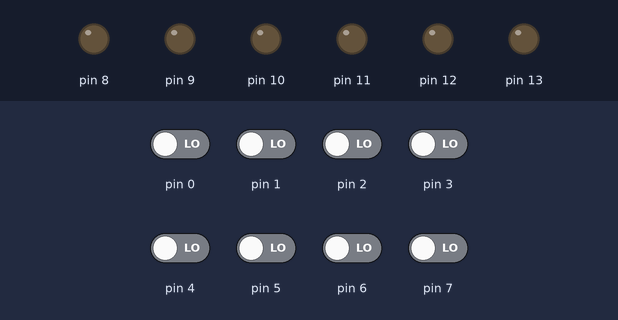
A sketch run on a simulated Arduino Uno, built for the host (arithmetic inside an expression is 32-bit, double 64-bit). On the bench: output pins drawn as LEDs (lit = HIGH). The inputs (shaded band) are chosen by the test bench; at power-on: pin 0–7 LOW.

Above: at 1.2 s.
1.3 s: pin 2 driven HIGH
At 1.6 s:
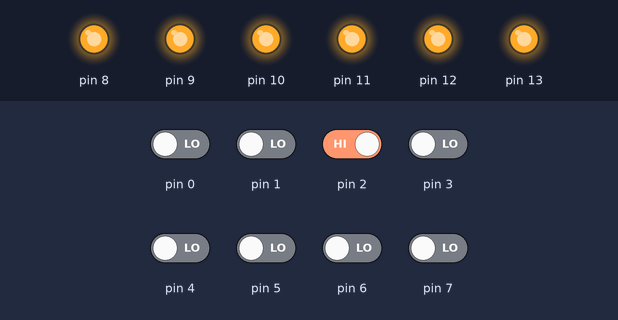
2.8 s: pin 2 driven LOW
At 4.0 s:
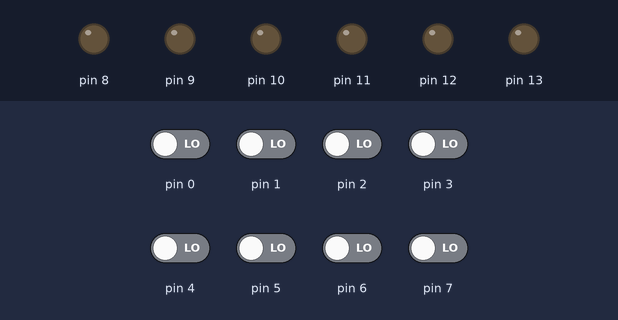
4.3 s: pin 3 driven HIGH
At 5.1 s:
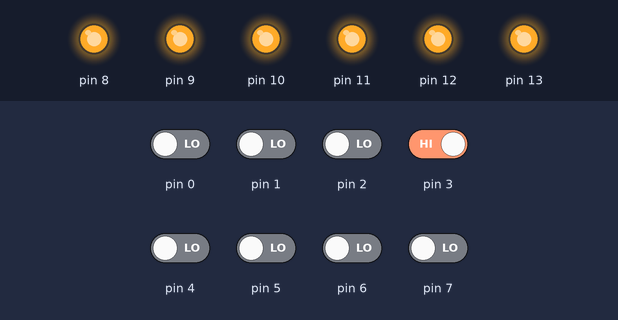
Timing chart, 0 to 7.3 s (numbered marks = the images above; inputs shaded):
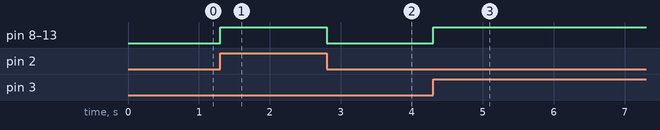

The sketch:

16.2.ino
```cpp
#include <avr/io.h>
#include <util/delay.h>
#define setbit(x,y) (x|=y)
#define checkbit(x,y)((x) & (y))
#define clearbit(x,y)(x&=~y)
#define bitn(p) (0x01<<p)

int main(void)
{
  DDRB = 0xFF;
  DDRD = 0x00;
  DDRA = 0x00;

  while(true){
    if (checkbit(PIND, bit(2)) || checkbit(PIND, bit(3)) || checkbit(PINA, bit(7))){
      PORTB = 0xFF;
    }
    else{
      PORTB = 0x00;
    }
  }
}
```

Measured:
- after the input at 1.3 s, pin 8–13: LOW → HIGH at once
- after the input at 2.8 s, pin 8–13: HIGH → LOW at once
- after the input at 4.3 s, pin 8–13: LOW → HIGH at once
